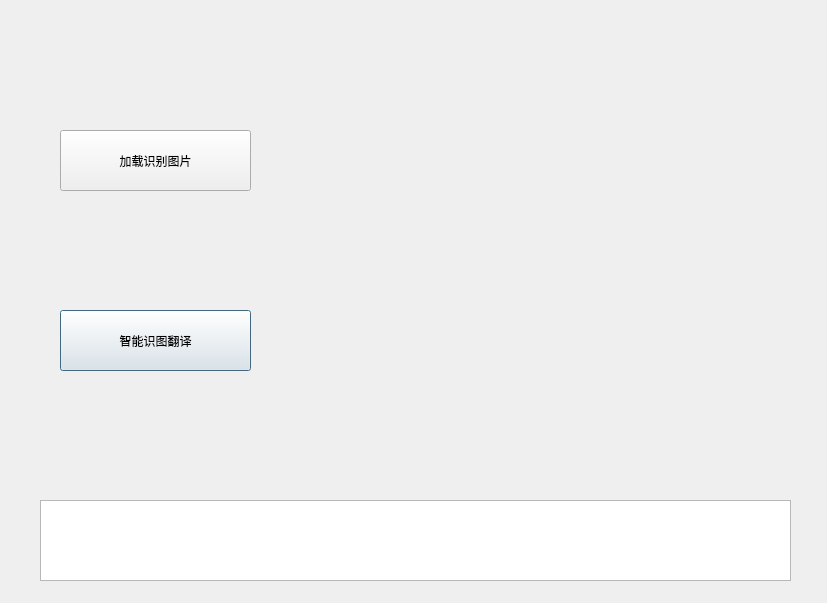
<?xml version="1.0" encoding="UTF-8"?>
<ui version="4.0">
 <class>picDialog</class>
 <widget class="QDialog" name="picDialog">
  <property name="geometry">
   <rect>
    <x>0</x>
    <y>0</y>
    <width>827</width>
    <height>603</height>
   </rect>
  </property>
  <property name="windowTitle">
   <string>Dialog</string>
  </property>
  <widget class="QLabel" name="picLabel">
   <property name="geometry">
    <rect>
     <x>290</x>
     <y>50</y>
     <width>500</width>
     <height>400</height>
    </rect>
   </property>
   <property name="text">
    <string/>
   </property>
   <property name="wordWrap">
    <bool>true</bool>
   </property>
  </widget>
  <widget class="QPushButton" name="identifyButton">
   <property name="geometry">
    <rect>
     <x>60</x>
     <y>310</y>
     <width>191</width>
     <height>61</height>
    </rect>
   </property>
   <property name="styleSheet">
    <string notr="true">font: 16pt &quot;楷体&quot;;</string>
   </property>
   <property name="text">
    <string>智能识图翻译</string>
   </property>
  </widget>
  <widget class="QPushButton" name="loadButton">
   <property name="geometry">
    <rect>
     <x>60</x>
     <y>130</y>
     <width>191</width>
     <height>61</height>
    </rect>
   </property>
   <property name="styleSheet">
    <string notr="true">font: 16pt &quot;楷体&quot;;</string>
   </property>
   <property name="text">
    <string>加载识别图片</string>
   </property>
  </widget>
  <widget class="QTableView" name="resultView">
   <property name="geometry">
    <rect>
     <x>40</x>
     <y>500</y>
     <width>751</width>
     <height>81</height>
    </rect>
   </property>
   <property name="styleSheet">
    <string notr="true">font: 16pt &quot;Consolas&quot;;</string>
   </property>
   <attribute name="horizontalHeaderVisible">
    <bool>false</bool>
   </attribute>
  </widget>
 </widget>
 <resources/>
 <connections/>
</ui>
